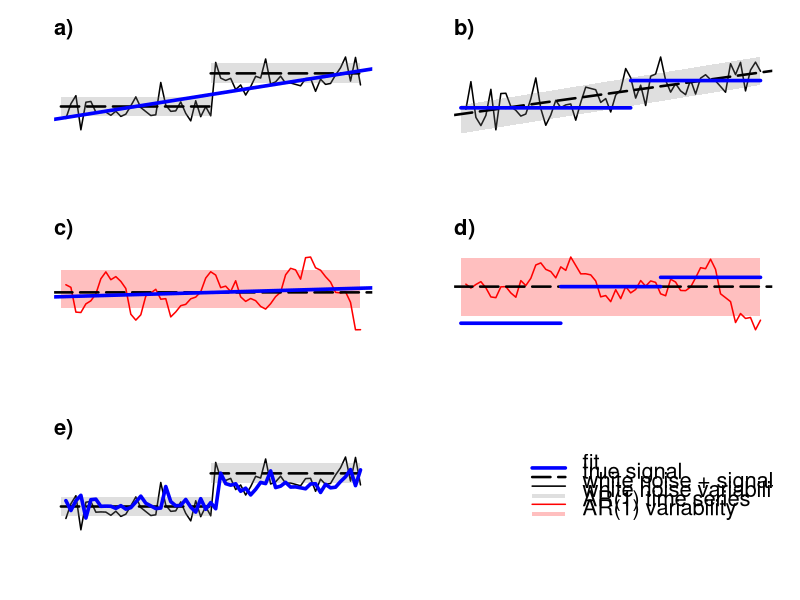

Source code (R):
#*******************************************************************************
# Master Thesis: "Correcting for Multiple Testing in Change Point Detection 
#  of Global Vegetation Trends"
#*******************************************************************************
# Veronika Grupp, M.Sc. Geoinformatics and Remote Sensing, FSU Jena, 2021
#*******************************************************************************


# replicate plot of Beaulieu 2018 p.9521 (https://doi.org/10.1175/JCLI-D-17-0863.1)
# to show possible pitfalls in change point detection in presence of spatial autocorrelation
#************************************************************

library(tidyverse)
# naming convention: true_fitted
pdf("misuse_cases.pdf", width =13 , height = 11)
par(mfrow=c(3,2))
set.seed(1234)
# mean_trend 
#****************************
m1 <- 5
m2 <- 15
n1 <- 30
n2 <- 30
l <- n1+n2
sd = 3
meanchange <- c(rnorm(n=n1, mean=m1, sd=sd), rnorm(n=n2, mean=m2, sd=sd))
plot(meanchange, type = "l", lwd = 1.5, axes = FALSE, xlab = "", ylab = "", main = "a)",adj = 0, cex.main = 2)
rect(xleft = 0, ybottom = m1-sd, xright = n1, ytop = m1+sd, border = NA, col = rgb(0.5,0.5,0.5,1/4))
rect(xleft = n1, ybottom = m2-sd, xright = l, ytop = m2+sd, border = NA, col = rgb(0.5,0.5,0.5,1/4))
segments(x0 = 0, y0 = m1, x1 = n1, y1 = m1, col = "black", lty="longdash", lwd = 2.5)
segments(x0 = n2, y0 = m2, x1 = n1+n2, y1 = m2, col = "black", lty="longdash", lwd = 2.5)
abline(lm(meanchange ~ c(1:l)), col = "blue", lwd = 3.5)
#***************************

# trend_mean
#****************************
slope <- 4
i <- 3
sdt = 70
trend <- slope*c(1:l) + i + rnorm(n=l, mean=0, sd=sdt)
plot(trend, type = "l", lwd = 1.5,axes = FALSE, xlab = "", ylab = "", main = "b)",adj = 0, cex.main = 2)
x <- c(0,0,l,l)
y <- c(i-sdt, i+sdt, slope*l+i+sdt, slope*l+i-sdt)
polygon(x, y, border = NA, col = rgb(0.5,0.5,0.5,1/4))
abline(lm(trend ~ c(1:l)), col = "black", lty="longdash", lwd = 2.5)
segments(x0 = 0, y0 = 20*i, x1 = 1.7*l/3, y1 = 20*i, col = "blue", lwd = 3.5)
segments(x0 = 1.7*l/3, y0 = 65*i, x1 = l, y1 = 65*i, col = "blue", lwd = 3.5)

#****************************


# AR(1)_trend
#****************************
ar1 <- arima.sim(n = l, model = list(order = c(1, 0, 0), ar = 0.9), sd = 2)
plot(ar1, type = "l", lwd = 1.5,axes = FALSE, xlab = "", ylab = "", col = "red", main = "c)",adj = 0, cex.main = 2)
rect(xleft = 0, ybottom = 0, xright = l, ytop = 9, border = NA, col = rgb(1,0,0,1/4))
abline(h=mean(ar1), col = "black", lty="longdash", lwd = 2.5)
abline(lm(ar1 ~ c(1:l)),col = "blue", lwd = 3.5)

#****************************


# AR(1)_meanshift
#****************************
ar1_m <- arima.sim(n = l, model = list(order = c(1, 0, 0), ar = 0.9), sd = 2)
plot(ar1_m, type = "l", lwd = 1.5,axes = FALSE, xlab = "", ylab = "", col = "red",  main = "d)",adj = 0, cex.main = 2)
rect(xleft = 0, ybottom = mean(ar1_m)-6, xright = l, ytop = mean(ar1_m)+6, border = NA, col = rgb(1,0,0,1/4))
abline(h=mean(ar1_m), col = "black", lty="longdash", lwd = 2.5)
segments(x0 = 0, y0 = -7.5, x1 = l/3, y1 = -7.5, col = "blue", lwd = 3.5)
segments(x0 = l/3, y0 = mean(ar1_m), x1 = 2*l/3, y1 = mean(ar1_m), col = "blue", lwd = 3.5)
segments(x0 = 2*l/3, y0 = 2, x1 = l, y1 = 2, col = "blue", lwd = 3.5)

#****************************


# meanshift_AR(1)
#****************************
fit <- forecast::Arima(meanchange, order = c(1, 0, 0))
plot(meanchange, type = "l", lwd = 1.5, axes = FALSE, xlab = "", ylab = "", main = "e)",adj = 0, cex.main = 2)
rect(xleft = 0, ybottom = m1-sd, xright = n1, ytop = m1+sd, border = NA, col = rgb(0.5,0.5,0.5,1/4))
rect(xleft = n1, ybottom = m2-sd, xright = l, ytop = m2+sd, border = NA, col = rgb(0.5,0.5,0.5,1/4))
segments(x0 = 0, y0 = m1, x1 = n1, y1 = m1, col = "black", lty="longdash", lwd = 2.5)
segments(x0 = n2, y0 = m2, x1 = n1+n2, y1 = m2, col = "black", lty="longdash", lwd = 2.5)
lines(fitted(fit),col="blue", lwd = 3.5)
#****************************
cx <- 2
plot(0,type ="n", axes = FALSE, xlab = "", ylab = "")
segments(x0 = 0.78, y0 = 0.7, x1 = 0.87, y1 = 0.7, col = "blue", lwd = 3.5)
text(0.9, 0.65, " fit", cex = cx, adj = c(0,0))
segments(x0 = 0.78, y0 = 0.45, x1 = 0.87, y1 = 0.45, col = "black", lty="longdash", lwd = 2.5)
text(0.9, 0.4, " true signal", cex = cx, adj = c(0,0))
segments(x0 = 0.78, y0 = 0.2, x1 = 0.87, y1 = 0.2, col = "black", lwd = 1.5)
text(0.9, 0.15, " white noise + signal time series", cex = cx, adj = c(0,0))
rect(0.78, -0.005, 0.87, -0.12, border = NA, col = rgb(0.5,0.5,0.5,1/4))
text(0.9, -0.1, " white noise variability", cex = cx, adj = c(0,0))
segments(x0 = 0.78, y0 = -0.3, x1 = 0.87, y1 = -0.3, col = "red", lwd = 1.5)
text(0.9, -0.35, " AR(1) time series", cex = cx, adj = c(0,0))
rect(0.78, -0.505, 0.87, -0.62, border = NA, col = rgb(1,0,0,1/4))
text(0.9, -0.6, " AR(1) variability", cex = cx, adj = c(0,0))

dev.off()

